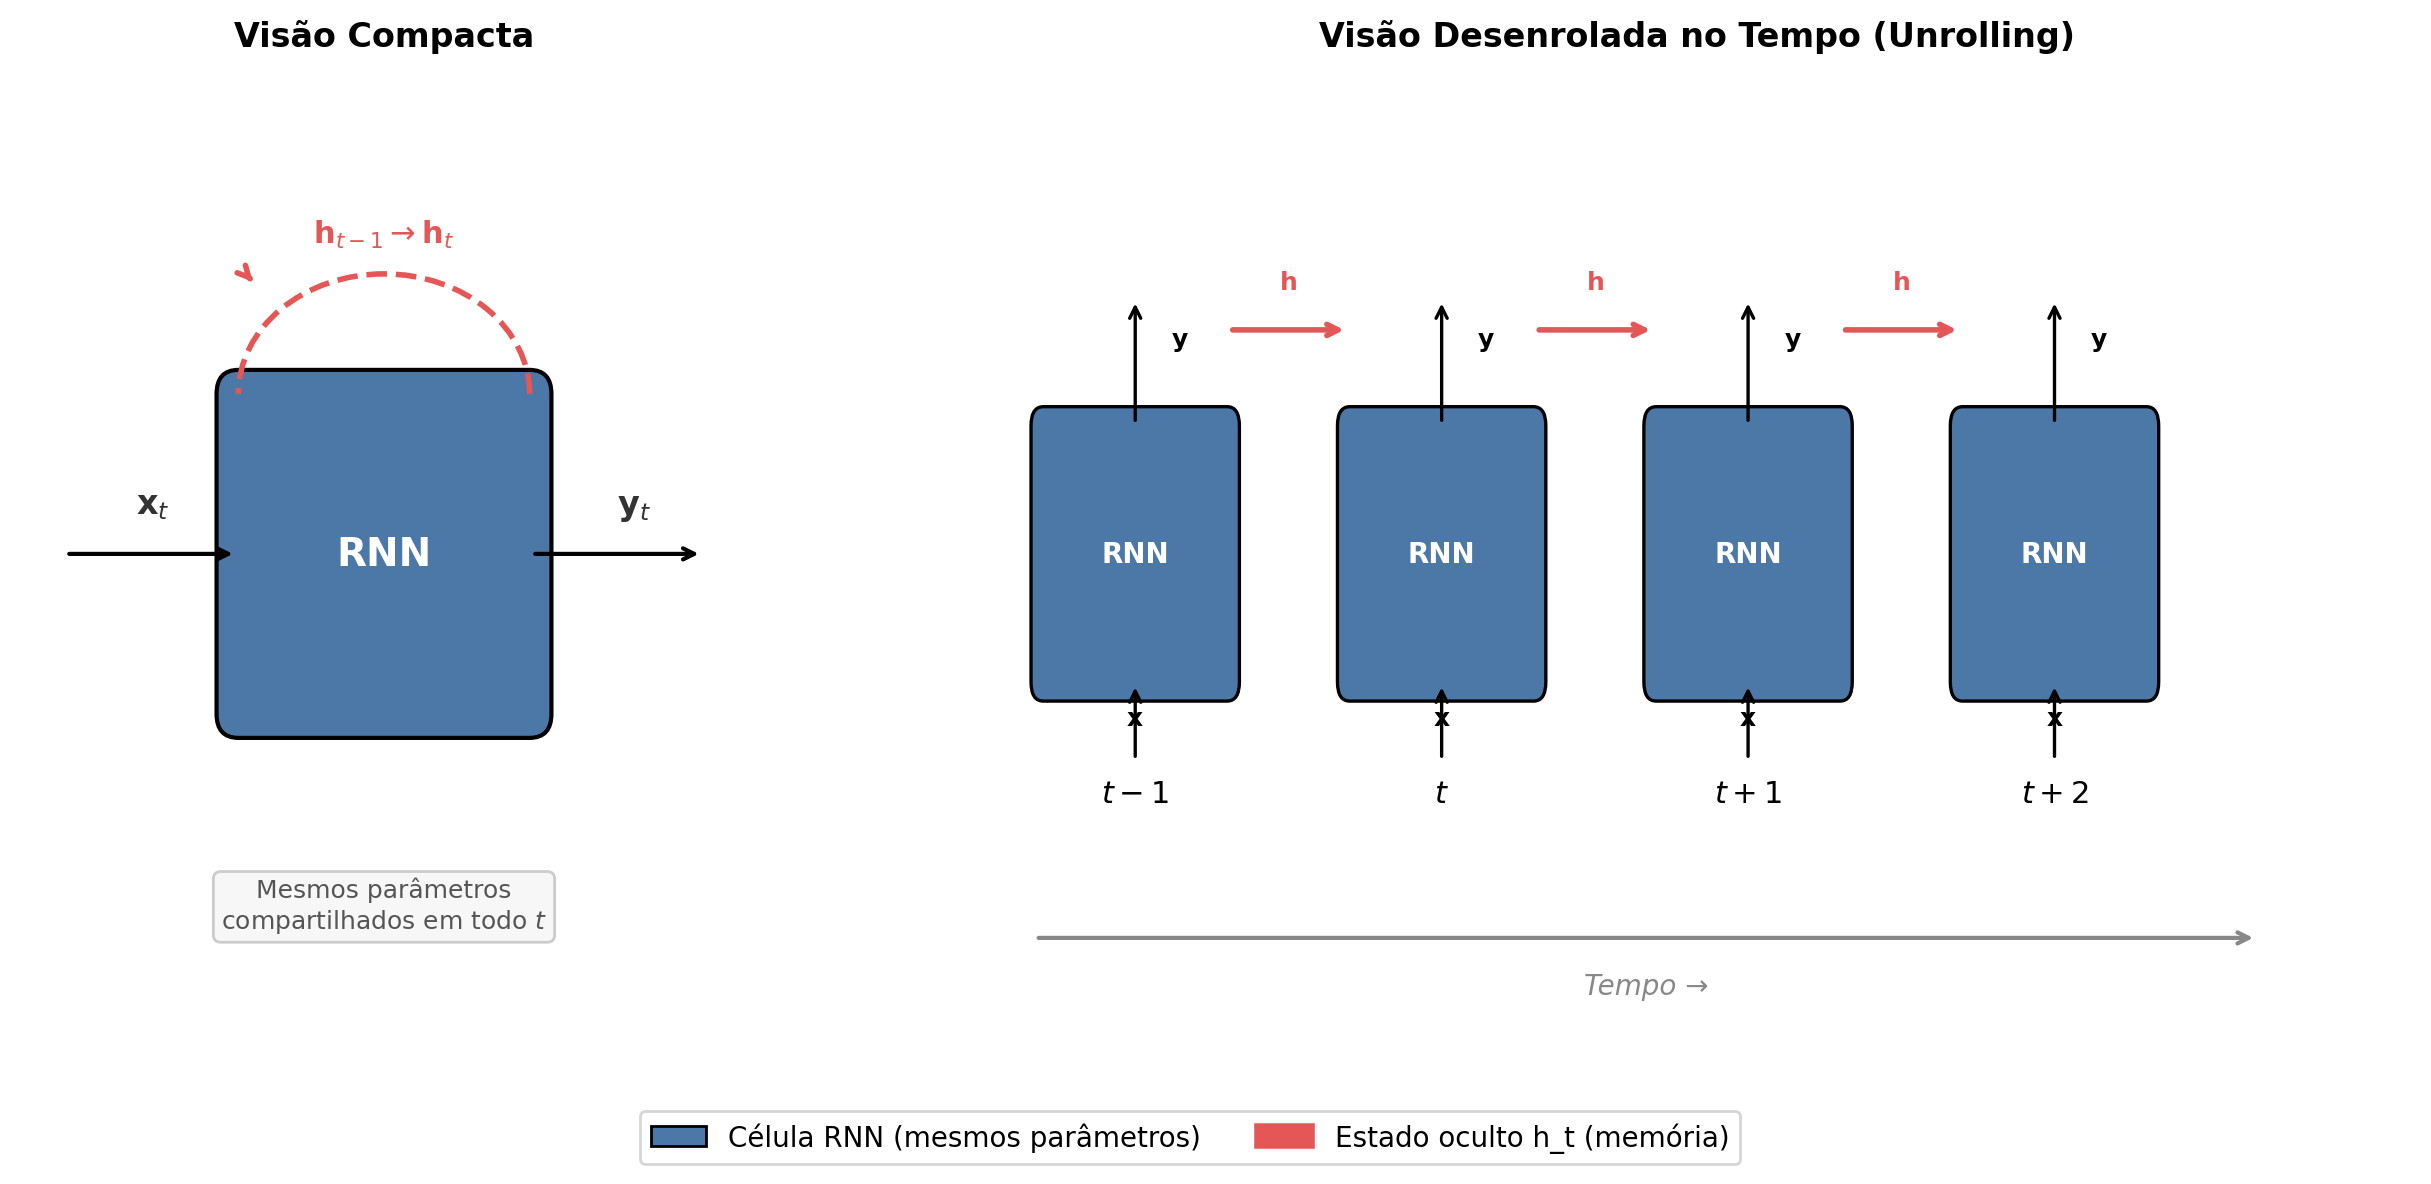

This figure's Python source:
import matplotlib.pyplot as plt
import matplotlib.patches as mpatches
from matplotlib.patches import FancyBboxPatch, Arc, FancyArrowPatch
import numpy as np

plt.rcParams['font.family'] = 'sans-serif'
plt.rcParams['font.size'] = 10

fig = plt.figure(figsize=(13, 6))
fig.patch.set_facecolor('white')

ax_left = fig.add_axes([0.05, 0.10, 0.28, 0.80])
ax_right = fig.add_axes([0.42, 0.10, 0.55, 0.80])

colors_cell = '#4C78A8'
colors_h = '#E45756'

# =============================
# PAINEL ESQUERDO: Visão Compacta
# =============================
ax_left.set_xlim(0, 5)
ax_left.set_ylim(0, 6)
ax_left.axis('off')
ax_left.set_title('Visão Compacta', fontsize=12, fontweight='bold', pad=10)

cell = FancyBboxPatch((1.5, 2.0), 2.0, 2.0, boxstyle="round,pad=0.15",
                       facecolor=colors_cell, edgecolor='black', linewidth=1.5)
ax_left.add_patch(cell)
ax_left.text(2.5, 3.0, 'RNN', ha='center', va='center',
             fontsize=14, fontweight='bold', color='white')

ax_left.annotate('', xy=(1.5, 3.0), xytext=(0.3, 3.0),
                arrowprops=dict(arrowstyle='->', color='black', lw=1.5))
ax_left.text(0.8, 3.25, r'$\mathbf{x}_t$', fontsize=12, color='#333333')

ax_left.annotate('', xy=(4.7, 3.0), xytext=(3.5, 3.0),
                arrowprops=dict(arrowstyle='->', color='black', lw=1.5))
ax_left.text(4.1, 3.25, r'$\mathbf{y}_t$', fontsize=12, color='#333333')

arc = Arc((2.5, 4.0), 2.0, 1.5, angle=0, theta1=0, theta2=180,
          color=colors_h, linewidth=2, linestyle='--')
ax_left.add_patch(arc)

ax_left.annotate('', xy=(1.6, 4.7), xytext=(1.55, 4.75),
                arrowprops=dict(arrowstyle='->', color=colors_h, lw=2))
ax_left.text(2.5, 5.0, r'$\mathbf{h}_{t-1} \rightarrow \mathbf{h}_t$',
             ha='center', va='center', fontsize=11, color=colors_h, fontweight='bold')

ax_left.text(2.5, 0.8, 'Mesmos parâmetros\ncompartilhados em todo $t$',
             ha='center', va='center', fontsize=9, color='#555555',
             bbox=dict(boxstyle='round,pad=0.3', facecolor='#f7f7f7', edgecolor='#cccccc'))

# =============================
# PAINEL DIREITO: Visão Desenrolada
# =============================
ax_right.set_xlim(0, 14)
ax_right.set_ylim(0, 6)
ax_right.axis('off')
ax_right.set_title('Visão Desenrolada no Tempo (Unrolling)', fontsize=12, fontweight='bold', pad=10)

x_positions = [1.5, 4.5, 7.5, 10.5]
labels_t = [r'$t-1$', r'$t$', r'$t+1$', r'$t+2$']

for i, (x, lab) in enumerate(zip(x_positions, labels_t)):
    cell = FancyBboxPatch((x - 0.9, 2.2), 1.8, 1.6, boxstyle="round,pad=0.12",
                           facecolor=colors_cell, edgecolor='black', linewidth=1.2)
    ax_right.add_patch(cell)
    ax_right.text(x, 3.0, 'RNN', ha='center', va='center',
                  fontsize=10, fontweight='bold', color='white')
    
    ax_right.text(x, 1.5, lab, ha='center', va='center', fontsize=11, fontweight='bold')
    
    ax_right.annotate('', xy=(x, 2.2), xytext=(x, 1.7),
                      arrowprops=dict(arrowstyle='->', color='black', lw=1.2))
    ax_right.text(x, 1.9, r'$\mathbf{x}$', ha='center', va='bottom', fontsize=9)
    
    ax_right.annotate('', xy=(x, 4.6), xytext=(x, 3.8),
                      arrowprops=dict(arrowstyle='->', color='black', lw=1.2))
    ax_right.text(x + 0.35, 4.3, r'$\mathbf{y}$', fontsize=9)
    
    if i < len(x_positions) - 1:
        x_next = x_positions[i + 1]
        ax_right.annotate('', xy=(x_next - 0.9, 4.4), xytext=(x + 0.9, 4.4),
                          arrowprops=dict(arrowstyle='->', color=colors_h, lw=2))
        ax_right.text((x + x_next) / 2, 4.7, r'$\mathbf{h}$',
                      ha='center', va='center', fontsize=9, color=colors_h, fontweight='bold')

ax_right.annotate('', xy=(12.5, 0.6), xytext=(0.5, 0.6),
                  arrowprops=dict(arrowstyle='->', color='#888888', lw=1.5))
ax_right.text(6.5, 0.3, 'Tempo →', ha='center', va='center', fontsize=10, style='italic', color='#888888')

# =============================
# LEGENDA
# =============================
legend_elements = [
    mpatches.Patch(facecolor=colors_cell, edgecolor='black', label='Célula RNN (mesmos parâmetros)'),
    mpatches.FancyArrowPatch((0, 0), (1, 0), color=colors_h, arrowstyle='->', lw=2,
                             label='Estado oculto h_t (memória)'),
]
fig.legend(handles=legend_elements, loc='lower center', ncol=2, fontsize=10,
           frameon=True, fancybox=True, bbox_to_anchor=(0.5, -0.02))

plt.savefig('../images/fig-rnn-unrolling.png', dpi=200, bbox_inches='tight', facecolor='white')
plt.show()
